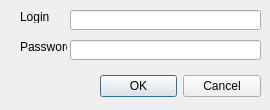
<?xml version="1.0" encoding="UTF-8"?>
<ui version="4.0">
 <class>Dialog</class>
 <widget class="QDialog" name="Dialog">
  <property name="geometry">
   <rect>
    <x>0</x>
    <y>0</y>
    <width>270</width>
    <height>110</height>
   </rect>
  </property>
  <property name="windowTitle">
   <string>Dialog</string>
  </property>
  <widget class="QDialogButtonBox" name="buttonBox">
   <property name="geometry">
    <rect>
     <x>100</x>
     <y>70</y>
     <width>161</width>
     <height>32</height>
    </rect>
   </property>
   <property name="orientation">
    <enum>Qt::Horizontal</enum>
   </property>
   <property name="standardButtons">
    <set>QDialogButtonBox::Cancel|QDialogButtonBox::Ok</set>
   </property>
  </widget>
  <widget class="QLineEdit" name="lineEdit">
   <property name="geometry">
    <rect>
     <x>70</x>
     <y>10</y>
     <width>191</width>
     <height>20</height>
    </rect>
   </property>
  </widget>
  <widget class="QLineEdit" name="lineEdit_2">
   <property name="geometry">
    <rect>
     <x>70</x>
     <y>40</y>
     <width>191</width>
     <height>20</height>
    </rect>
   </property>
  </widget>
  <widget class="QLabel" name="label">
   <property name="geometry">
    <rect>
     <x>20</x>
     <y>10</y>
     <width>47</width>
     <height>13</height>
    </rect>
   </property>
   <property name="text">
    <string>Login</string>
   </property>
  </widget>
  <widget class="QLabel" name="label_2">
   <property name="geometry">
    <rect>
     <x>20</x>
     <y>40</y>
     <width>47</width>
     <height>13</height>
    </rect>
   </property>
   <property name="text">
    <string>Password</string>
   </property>
  </widget>
 </widget>
 <resources/>
 <connections>
  <connection>
   <sender>buttonBox</sender>
   <signal>accepted()</signal>
   <receiver>Dialog</receiver>
   <slot>accept()</slot>
   <hints>
    <hint type="sourcelabel">
     <x>248</x>
     <y>254</y>
    </hint>
    <hint type="destinationlabel">
     <x>157</x>
     <y>274</y>
    </hint>
   </hints>
  </connection>
  <connection>
   <sender>buttonBox</sender>
   <signal>rejected()</signal>
   <receiver>Dialog</receiver>
   <slot>reject()</slot>
   <hints>
    <hint type="sourcelabel">
     <x>316</x>
     <y>260</y>
    </hint>
    <hint type="destinationlabel">
     <x>286</x>
     <y>274</y>
    </hint>
   </hints>
  </connection>
 </connections>
</ui>
